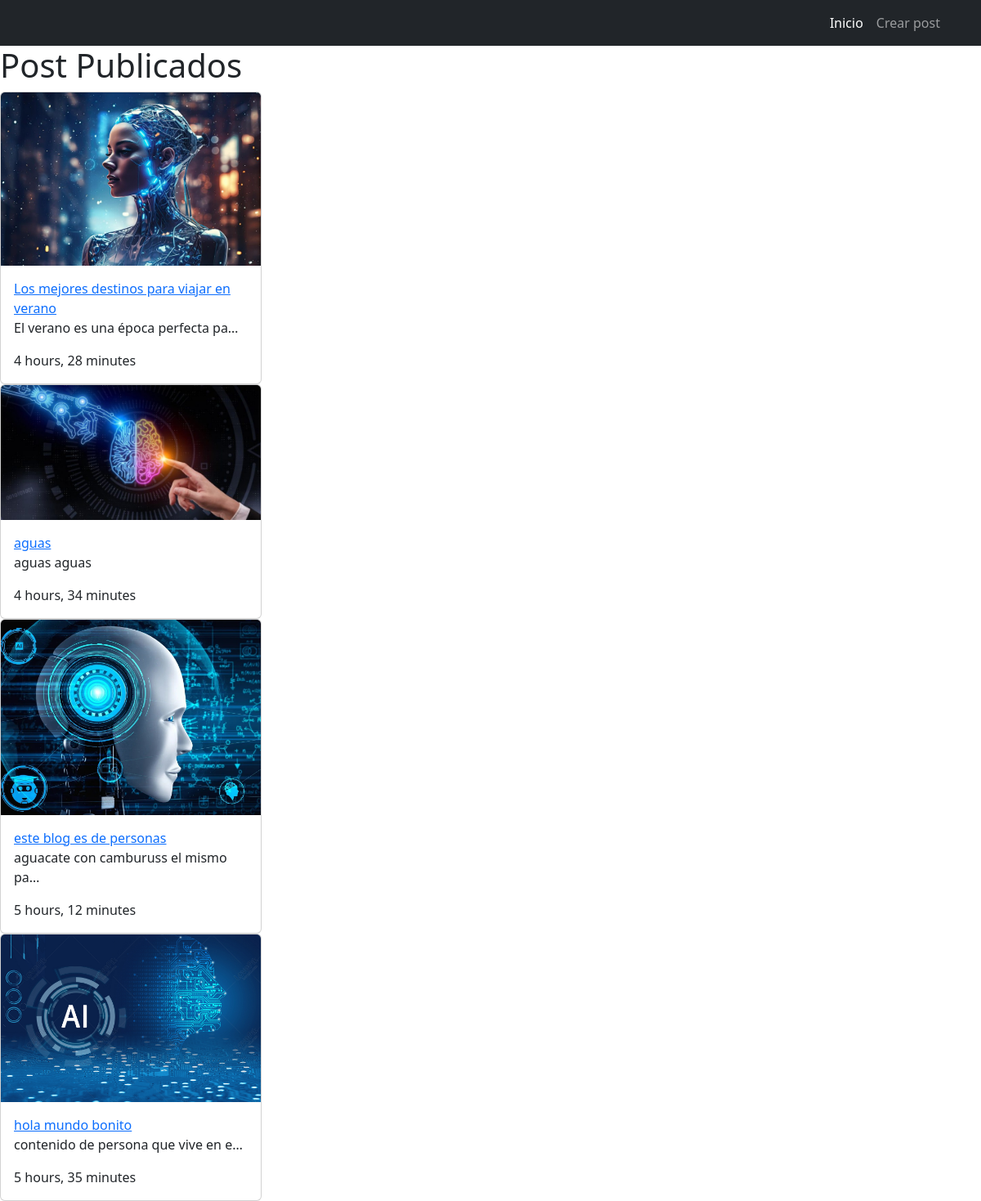
The page / on the database its author committed.
### blog/models.py (models this page shows, shortened)
class Blog(models.Model):
    title = models.CharField(max_length=250)
    content = models.TextField()
    pub_date = models.DateTimeField(auto_now_add=True)
    mod_date = models.DateTimeField(auto_now_add=True)
    image = models.ImageField()

### blog/views.py (the view)
# urls.py: path('', BlogListView.as_view(), name="home"),
class BlogListView(ListView):
    model = Blog
    template_name = "blog/index.html"
    def get_queryset(self):
        return Blog.objects.order_by("-pub_date")[:5]

### templates/blog/index.html
{% extends "base.html" %}
{% block content %}
<h1>Post Publicados</h1>
{% for blog in object_list %}
<div class="post-colum">
  <div class="card col-6" style="width: 20rem;">
      <img src="{{ blog.image.url }}" class="card-img-top" alt="Imagen">
      <div class="card-body">
          <a href="{% url "detail" blog.pk %}">{{ blog.title }}</a>
          <p class="card-text">{{ blog.content|truncatechars:35 }}</p>
        <span>{{ blog.pub_date|timesince }}</span>
      </div>
  </div>
</div>
{% endfor %}
{% endblock content %}

### templates/base.html (shortened to what this page needs)
<!DOCTYPE html>
<html lang="en">
<head>
    <link rel="stylesheet" href="https://cdn.jsdelivr.net/npm/bootstrap@5.3.2/dist/css/bootstrap.min.css">
</head>
<body>
    <nav class="navbar navbar-expand-lg bg-dark navbar-dark">
        <div class="container">
          <div class="collapse navbar-collapse" id="navbarSupportedContent">
            <ul class="navbar-nav ms-auto mb-2 mb-lg-0">
              <li class="nav-item">
                <a class="nav-link active" href="/">Inicio</a>
              </li>
              <li class="nav-item">
                <a class="nav-link" href="create">Crear post</a>
              </li>
            </ul>
          </div>
        </div>
      </nav>
</body>
</html>
{% block content %}
{% endblock content %}

### rows shown on the page
Blog: image (picture), title "Los mejores destinos para viajar en verano", content "El verano es una época perfecta pa…", pub_date "4 hours, 28 minutes"
Blog: image (picture), title "aguas", content "aguas aguas", pub_date "4 hours, 34 minutes"
Blog: image (picture), title "este blog es de personas", content "aguacate con camburuss el mismo pa…", pub_date "5 hours, 12 minutes"
Blog: image (picture), title "hola mundo bonito", content "contenido de persona que vive en e…", pub_date "5 hours, 35 minutes"
